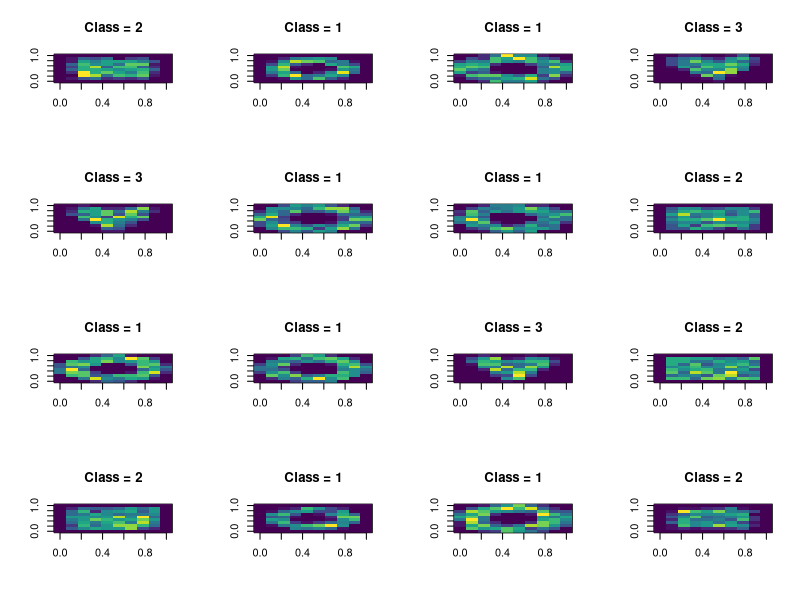
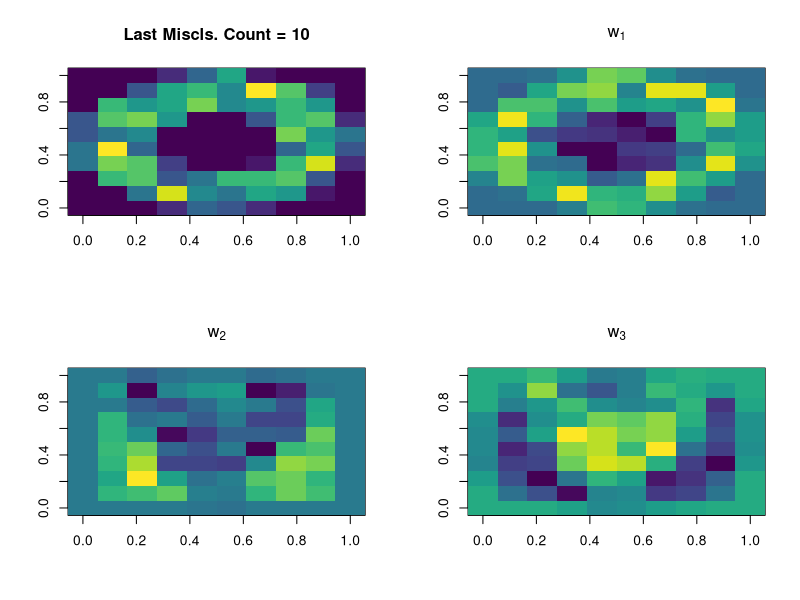
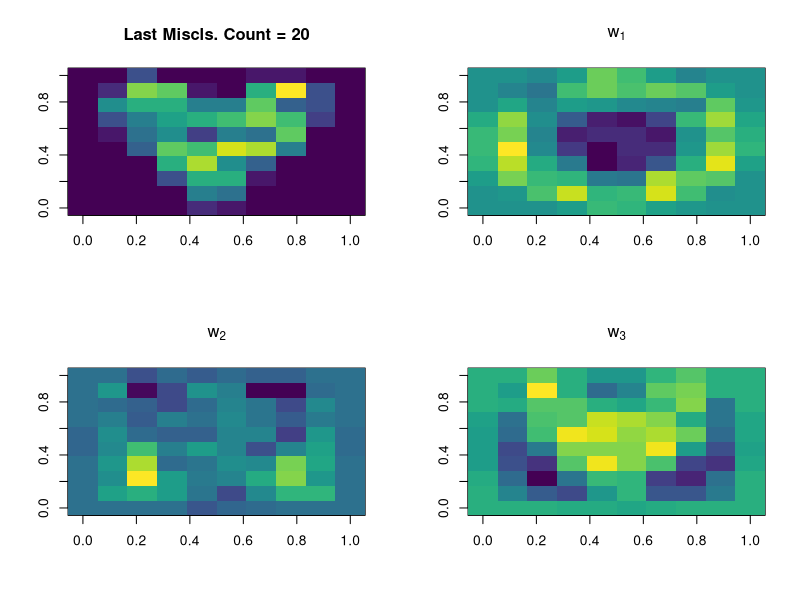
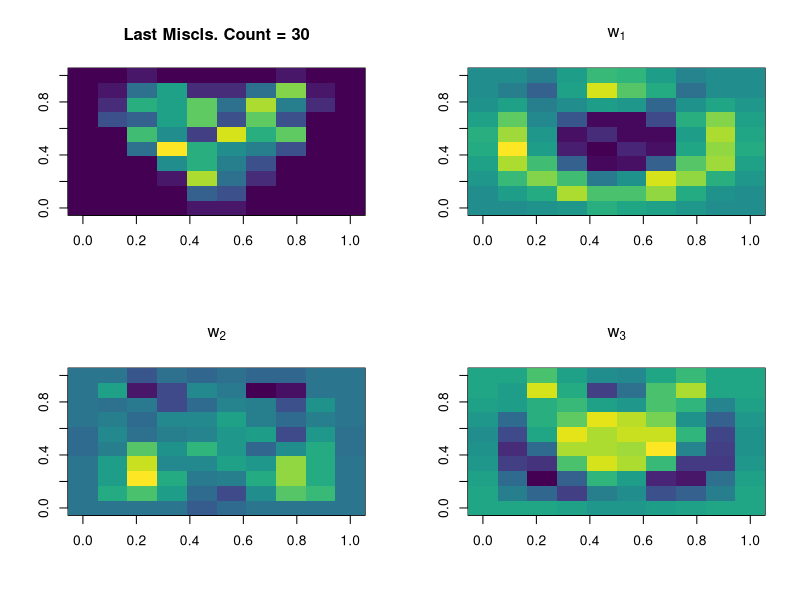
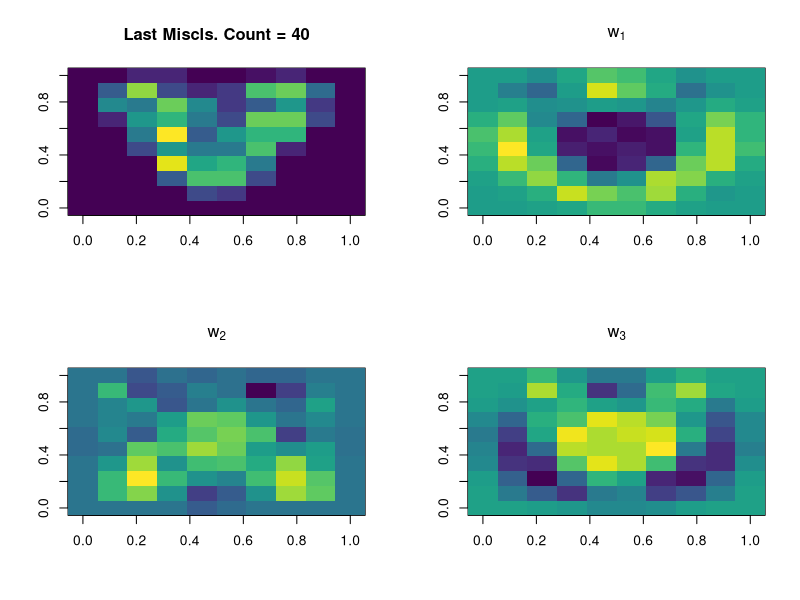
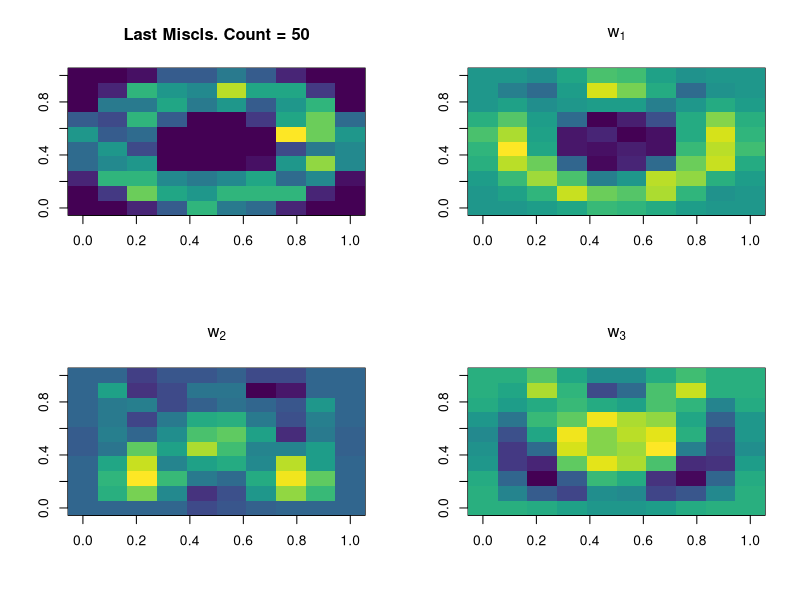
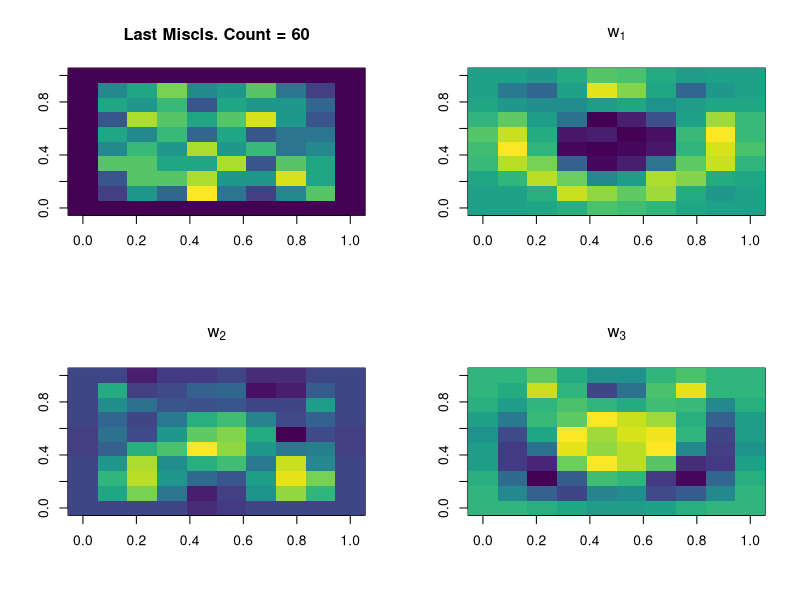
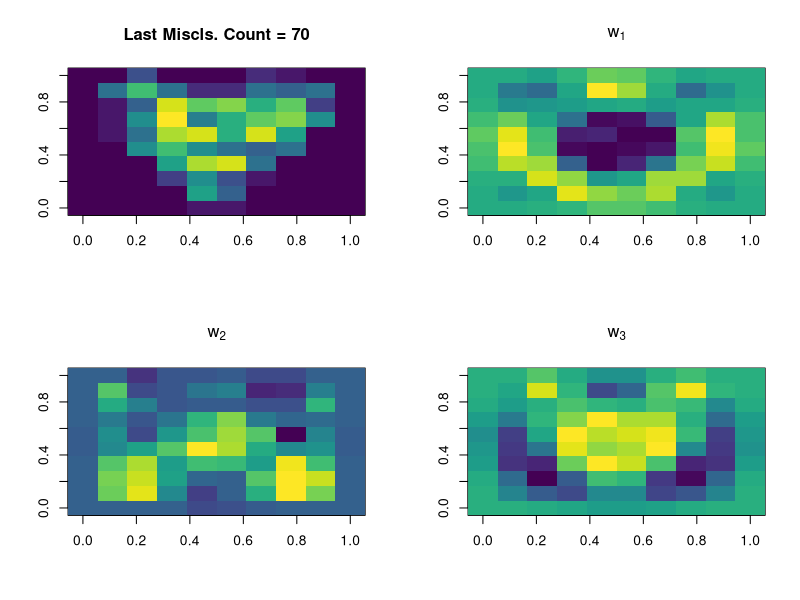

Source code (R) for these figures, in order:
rm(list = ls())
library(ggplot2)
library(scales)
# Read in the data:
set.seed(2022)
dat = read.table('Shapes_Images_2022.txt',h= T)

# See what it looks like:
head(dat)
tail(dat)

# Separate predictors and responses
X = as.matrix(dat[,-1])
Y = matrix(dat[,1],ncol = 1)

# Plot images by colour-coding pixel intensities using viridis colour palette
# 
par(mfrow = c(4,4))
for(i in 1:16){
image(matrix(X[i,],10,10,byrow = TRUE),col = viridis_pal()(50), main = paste0('Class = ',Y[i]))
}

# quartz() # windows()
# Write a function which evaluates the multi-class perceptron learning algorithm
# Takes parameters:
# X       - predictors
# Y       - response
# iterlim - Max no. of iterations
# plt     - Logical par. Set TRUE to plot weight-images for each class. 

MPLA = function(X, Y,iterlim = 1000, plt = FALSE)
{
  # Dimensions and initialize
  N = dim(X)[1]
  p = dim(X)[2]
  K = length(unique(Y)) 
  X = cbind(1,X)
  Y = matrix(Y,ncol = 1)
  W = matrix(0,p+1,K)
  
  # Predict based on the present parameter set, and check # of misclassifications:
  Yhat  = apply(X%*%W,1,which.max)
  
  miss  = (abs(Y-Yhat)!=0)
  error = c()
  count = 1
  error[count] = sum(miss)
  
  Wmin     = W
  Yhat_min = Yhat 
  error_min = error[count]
  
  # While all not perfectly classified and limit not exceeded 
  while(any(miss)&(count<=iterlim))
  {
    # Pick a misclassified  observation and perturb:
    count = count +1
    
    pick  = sample(which(miss),1)
    
    W[,Y[pick]] = W[,Y[pick]]+X[pick,]
    W[,Yhat[pick]] = W[,Yhat[pick]]-X[pick,]
   
    Yhat         = apply(X%*%W,1,which.max)
    
    miss         = (abs(Y-Yhat)!=0)
    error[count] = sum(miss)
    # Keep the best h in your pocket:
    if(error[count]<=error_min)
    {
    	Wmin = W
    	Yhat_min = Yhat
    }
    if(count%%10==0)
    {
    	if(plt)
    	{
    		par(mfrow = c(2,2))
    		xxx = X[pick,]
        image(matrix(xxx[-1],10,10,byrow = TRUE),col = viridis_pal()(50), main = paste0('Last Miscls. Count = ',count)) 
        image(matrix(W[-1,1],10,10,byrow = TRUE),col = viridis_pal()(50), main = expression(w[1]))
        image(matrix(W[-1,2],10,10,byrow = TRUE),col = viridis_pal()(50), main = expression(w[2]))
        image(matrix(W[-1,3],10,10,byrow = TRUE),col = viridis_pal()(50), main = expression(w[3]))
    		Sys.sleep(0.1)
    	}
    }
    
  }

  # Return the error trajectory, par estimate and predictions
  return(list(error = error, W = Wmin, Yhat = Yhat_min, count = count))
}

res = MPLA(X,Y,10000,TRUE)

#par(mfrow = c(1,1))
#plot(res$error,type = 's')
#res$count






